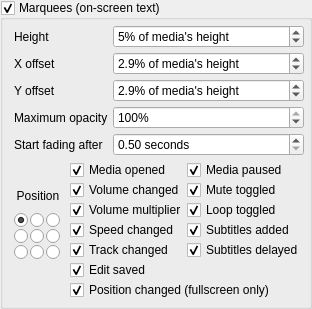
            <widget class="QGroupBox" name="groupText">
             <property name="toolTip">
              <string>If checked, VLC's on-screen-display (OSD or &quot;marquee&quot;)
will be used to briefly overlay messages over your media
based on the following criteria.

NOTE: OSD does not work with audio files
or while the player is otherwise stopped.

-- UNFINISHED --
In the future, this will support
more robust fading settings.</string>
             </property>
             <property name="title">
              <string>Marquees (on-screen text)</string>
             </property>
             <property name="checkable">
              <bool>true</bool>
             </property>
             <layout class="QHBoxLayout" name="horizontalLayout_15">
              <property name="topMargin">
               <number>5</number>
              </property>
              <property name="rightMargin">
               <number>5</number>
              </property>
              <property name="bottomMargin">
               <number>6</number>
              </property>
              <item>
               <layout class="QFormLayout" name="formLayout_6">
                <property name="horizontalSpacing">
                 <number>5</number>
                </property>
                <property name="verticalSpacing">
                 <number>4</number>
                </property>
                <item row="0" column="0">
                 <widget class="QLabel" name="label_37">
                  <property name="toolTip">
                   <string>The percentage of the screen that
overlayed messages take up, relative
to the currently playing media's height.</string>
                  </property>
                  <property name="text">
                   <string>Height</string>
                  </property>
                 </widget>
                </item>
                <item row="0" column="1">
                 <widget class="QSpinBox" name="spinTextHeight">
                  <property name="suffix">
                   <string>% of media's height</string>
                  </property>
                  <property name="minimum">
                   <number>1</number>
                  </property>
                  <property name="maximum">
                   <number>100</number>
                  </property>
                  <property name="value">
                   <number>5</number>
                  </property>
                 </widget>
                </item>
                <item row="3" column="0">
                 <widget class="QLabel" name="label_38">
                  <property name="toolTip">
                   <string>The maximum opacity (transparency) that
overlayed messages appear as before fading.</string>
                  </property>
                  <property name="text">
                   <string>Maximum opacity</string>
                  </property>
                 </widget>
                </item>
                <item row="3" column="1">
                 <widget class="QSpinBox" name="spinTextOpacity">
                  <property name="suffix">
                   <string>%</string>
                  </property>
                  <property name="minimum">
                   <number>1</number>
                  </property>
                  <property name="maximum">
                   <number>100</number>
                  </property>
                  <property name="value">
                   <number>100</number>
                  </property>
                 </widget>
                </item>
                <item row="4" column="0">
                 <widget class="QLabel" name="label_40">
                  <property name="toolTip">
                   <string>The duration in seconds that an overlayed
message is displayed at its maximum opacity
before it begins to fade.</string>
                  </property>
                  <property name="text">
                   <string>Start fading after</string>
                  </property>
                 </widget>
                </item>
                <item row="4" column="1">
                 <widget class="QDoubleSpinBox" name="spinTextFadeDelay">
                  <property name="suffix">
                   <string> seconds</string>
                  </property>
                  <property name="decimals">
                   <number>2</number>
                  </property>
                  <property name="minimum">
                   <double>0.500000000000000</double>
                  </property>
                  <property name="maximum">
                   <double>10.000000000000000</double>
                  </property>
                  <property name="singleStep">
                   <double>0.050000000000000</double>
                  </property>
                  <property name="value">
                   <double>0.500000000000000</double>
                  </property>
                 </widget>
                </item>
                <item row="5" column="0" colspan="2">
                 <layout class="QGridLayout" name="gridLayout_2">
                  <item row="6" column="1" colspan="2">
                   <widget class="QCheckBox" name="checkTextOnFullScreenPosition">
                    <property name="text">
                     <string>Position changed (fullscreen only)</string>
                    </property>
                    <property name="checked">
                     <bool>true</bool>
                    </property>
                   </widget>
                  </item>
                  <item row="1" column="1">
                   <widget class="QCheckBox" name="checkTextOnVolume">
                    <property name="text">
                     <string>Volume changed</string>
                    </property>
                    <property name="checked">
                     <bool>true</bool>
                    </property>
                   </widget>
                  </item>
                  <item row="3" column="1">
                   <widget class="QCheckBox" name="checkTextOnSpeed">
                    <property name="text">
                     <string>Speed changed</string>
                    </property>
                    <property name="checked">
                     <bool>true</bool>
                    </property>
                   </widget>
                  </item>
                  <item row="0" column="2">
                   <widget class="QCheckBox" name="checkTextOnPause">
                    <property name="text">
                     <string>Media paused</string>
                    </property>
                    <property name="checked">
                     <bool>true</bool>
                    </property>
                   </widget>
                  </item>
                  <item row="0" column="1">
                   <widget class="QCheckBox" name="checkTextOnOpen">
                    <property name="text">
                     <string>Media opened</string>
                    </property>
                    <property name="checked">
                     <bool>true</bool>
                    </property>
                   </widget>
                  </item>
                  <item row="5" column="1" colspan="2">
                   <widget class="QCheckBox" name="checkTextOnSave">
                    <property name="text">
                     <string>Edit saved</string>
                    </property>
                    <property name="checked">
                     <bool>true</bool>
                    </property>
                   </widget>
                  </item>
                  <item row="1" column="2">
                   <widget class="QCheckBox" name="checkTextOnMute">
                    <property name="text">
                     <string>Mute toggled</string>
                    </property>
                    <property name="checked">
                     <bool>true</bool>
                    </property>
                   </widget>
                  </item>
                  <item row="2" column="1">
                   <widget class="QCheckBox" name="checkTextOnVolumeBoost">
                    <property name="text">
                     <string>Volume multiplier</string>
                    </property>
                    <property name="checked">
                     <bool>true</bool>
                    </property>
                   </widget>
                  </item>
                  <item row="4" column="2">
                   <widget class="QCheckBox" name="checkTextOnSubtitleDelay">
                    <property name="text">
                     <string>Subtitles delayed</string>
                    </property>
                    <property name="checked">
                     <bool>true</bool>
                    </property>
                   </widget>
                  </item>
                  <item row="3" column="2">
                   <widget class="QCheckBox" name="checkTextOnSubtitleAdded">
                    <property name="text">
                     <string>Subtitles added</string>
                    </property>
                    <property name="checked">
                     <bool>true</bool>
                    </property>
                   </widget>
                  </item>
                  <item row="2" column="2">
                   <widget class="QCheckBox" name="checkTextOnLoop">
                    <property name="text">
                     <string>Loop toggled</string>
                    </property>
                    <property name="checked">
                     <bool>true</bool>
                    </property>
                   </widget>
                  </item>
                  <item row="4" column="1">
                   <widget class="QCheckBox" name="checkTextOnTrackChanged">
                    <property name="text">
                     <string>Track changed</string>
                    </property>
                    <property name="checked">
                     <bool>true</bool>
                    </property>
                   </widget>
                  </item>
                  <item row="1" column="0" rowspan="4">
                   <layout class="QGridLayout" name="gridLayout_DONTCHANGETHESE">
                    <property name="rightMargin">
                     <number>8</number>
                    </property>
                    <property name="spacing">
                     <number>0</number>
                    </property>
                    <item row="2" column="0">
                     <widget class="QRadioButton" name="radioTextPosition1">
                      <property name="minimumSize">
                       <size>
                        <width>16</width>
                        <height>16</height>
                       </size>
                      </property>
                      <property name="maximumSize">
                       <size>
                        <width>16</width>
                        <height>16</height>
                       </size>
                      </property>
                      <property name="toolTip">
                       <string>Left</string>
                      </property>
                     </widget>
                    </item>
                    <item row="3" column="0">
                     <widget class="QRadioButton" name="radioTextPosition9">
                      <property name="minimumSize">
                       <size>
                        <width>16</width>
                        <height>16</height>
                       </size>
                      </property>
                      <property name="maximumSize">
                       <size>
                        <width>16</width>
                        <height>16</height>
                       </size>
                      </property>
                      <property name="toolTip">
                       <string>Bottom-Left</string>
                      </property>
                     </widget>
                    </item>
                    <item row="2" column="1">
                     <widget class="QRadioButton" name="radioTextPosition0">
                      <property name="minimumSize">
                       <size>
                        <width>16</width>
                        <height>16</height>
                       </size>
                      </property>
                      <property name="maximumSize">
                       <size>
                        <width>16</width>
                        <height>16</height>
                       </size>
                      </property>
                      <property name="toolTip">
                       <string>Center</string>
                      </property>
                     </widget>
                    </item>
                    <item row="2" column="2">
                     <widget class="QRadioButton" name="radioTextPosition2">
                      <property name="minimumSize">
                       <size>
                        <width>16</width>
                        <height>16</height>
                       </size>
                      </property>
                      <property name="maximumSize">
                       <size>
                        <width>16</width>
                        <height>16</height>
                       </size>
                      </property>
                      <property name="toolTip">
                       <string>Right</string>
                      </property>
                     </widget>
                    </item>
                    <item row="3" column="1">
                     <widget class="QRadioButton" name="radioTextPosition8">
                      <property name="minimumSize">
                       <size>
                        <width>16</width>
                        <height>16</height>
                       </size>
                      </property>
                      <property name="maximumSize">
                       <size>
                        <width>16</width>
                        <height>16</height>
                       </size>
                      </property>
                      <property name="toolTip">
                       <string>Bottom</string>
                      </property>
                     </widget>
                    </item>
                    <item row="3" column="2">
                     <widget class="QRadioButton" name="radioTextPosition10">
                      <property name="minimumSize">
                       <size>
                        <width>16</width>
                        <height>16</height>
                       </size>
                      </property>
                      <property name="maximumSize">
                       <size>
                        <width>16</width>
                        <height>16</height>
                       </size>
                      </property>
                      <property name="toolTip">
                       <string>Bottom-Right</string>
                      </property>
                     </widget>
                    </item>
                    <item row="1" column="0">
                     <widget class="QRadioButton" name="radioTextPosition5">
                      <property name="minimumSize">
                       <size>
                        <width>16</width>
                        <height>16</height>
                       </size>
                      </property>
                      <property name="maximumSize">
                       <size>
                        <width>16</width>
                        <height>16</height>
                       </size>
                      </property>
                      <property name="toolTip">
                       <string>Top-Left</string>
                      </property>
                      <property name="checked">
                       <bool>true</bool>
                      </property>
                     </widget>
                    </item>
                    <item row="1" column="1">
                     <widget class="QRadioButton" name="radioTextPosition4">
                      <property name="minimumSize">
                       <size>
                        <width>16</width>
                        <height>16</height>
                       </size>
                      </property>
                      <property name="maximumSize">
                       <size>
                        <width>16</width>
                        <height>16</height>
                       </size>
                      </property>
                      <property name="toolTip">
                       <string>Top</string>
                      </property>
                     </widget>
                    </item>
                    <item row="1" column="2">
                     <widget class="QRadioButton" name="radioTextPosition6">
                      <property name="minimumSize">
                       <size>
                        <width>16</width>
                        <height>16</height>
                       </size>
                      </property>
                      <property name="maximumSize">
                       <size>
                        <width>16</width>
                        <height>16</height>
                       </size>
                      </property>
                      <property name="toolTip">
                       <string>Top-Right</string>
                      </property>
                     </widget>
                    </item>
                    <item row="0" column="0" colspan="3">
                     <widget class="QLabel" name="label_39">
                      <property name="toolTip">
                       <string>The position on the screen where most
overlayed messages will appear.</string>
                      </property>
                      <property name="text">
                       <string>Position</string>
                      </property>
                      <property name="alignment">
                       <set>Qt::AlignCenter</set>
                      </property>
                     </widget>
                    </item>
                   </layout>
                  </item>
                 </layout>
                </item>
                <item row="1" column="0">
                 <widget class="QLabel" name="label_42">
                  <property name="toolTip">
                   <string>The horizontal-offset from the closest
edge/corner of the screen, relative to
the currently playing media's height.</string>
                  </property>
                  <property name="text">
                   <string>X offset</string>
                  </property>
                 </widget>
                </item>
                <item row="2" column="0">
                 <widget class="QLabel" name="label_44">
                  <property name="toolTip">
                   <string>The vertical-offset from the closest
edge/corner of the screen, relative to
the currently playing media's height.</string>
                  </property>
                  <property name="text">
                   <string>Y offset</string>
                  </property>
                 </widget>
                </item>
                <item row="1" column="1">
                 <widget class="QDoubleSpinBox" name="spinTextX">
                  <property name="suffix">
                   <string>% of media's height</string>
                  </property>
                  <property name="decimals">
                   <number>1</number>
                  </property>
                  <property name="maximum">
                   <double>100.000000000000000</double>
                  </property>
                  <property name="singleStep">
                   <double>0.100000000000000</double>
                  </property>
                  <property name="value">
                   <double>2.900000000000000</double>
                  </property>
                 </widget>
                </item>
                <item row="2" column="1">
                 <widget class="QDoubleSpinBox" name="spinTextY">
                  <property name="suffix">
                   <string>% of media's height</string>
                  </property>
                  <property name="decimals">
                   <number>1</number>
                  </property>
                  <property name="maximum">
                   <double>100.000000000000000</double>
                  </property>
                  <property name="singleStep">
                   <double>0.100000000000000</double>
                  </property>
                  <property name="value">
                   <double>2.900000000000000</double>
                  </property>
                 </widget>
                </item>
               </layout>
              </item>
             </layout>
            </widget>
